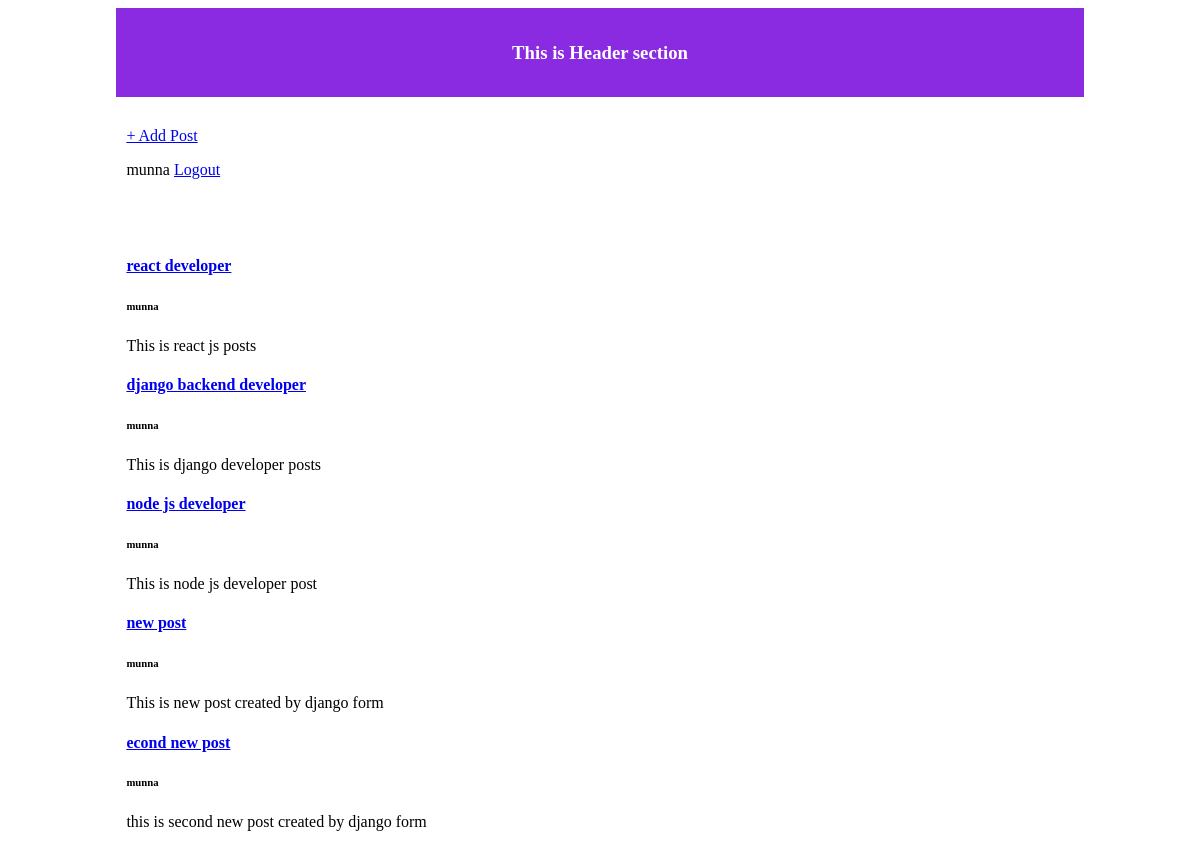
The app's page / (signed in) with its own data.
### blogs/models.py (models this page shows, shortened)
class Post(models.Model):
    title = models.CharField(max_length=200)
    author = models.ForeignKey("auth.User", on_delete=models.CASCADE)
    body = models.TextField()

### blogs/views.py (the view)
# urls.py: path("", BlogPostView.as_view(), name="blog_post"),
class BlogPostView(ListView):
    model = Post
    template_name = "home.html"

### templates/home.html (shortened to what this page needs)
{% extends "base.html" %}
{% block content %}
<div>
    {% for post in object_list %}
    <div>
        <h4><a href="{% url 'post_details' post.pk %}">{{ post.title }}</a></h4>
        <h6>{{ post.author }}</h6>
        <p>{{ post.body }}</p>
    </div>
    {% endfor %}
</div>
{% endblock content%}

### templates/base.html (shortened to what this page needs)
{% load static %}
<!DOCTYPE html>
<html lang="en">
  <head>
    <link rel="stylesheet" href="{% static 'css/base.css'%}" />
  </head>
  <body>
    <header class="header">
      <h3>This is Header section</h3>
    </header>
    <div class="post_details">
      {% if user.is_authenticated %}
      <a href="{% url 'new_post' %}">+ Add Post</a>
      {% endif %} {% if user.is_authenticated %}
      <p>{{user.username}} <a href="{% url 'logout' %}">Logout</a></p>
      {% else %}
      <a href="{% url 'login' %}" style="margin-left: 20px">login</a>
      {% endif %}
    </div>
    <div class="post_details">{% block content %} {% endblock content %}</div>
  </body>
</html>

### static/css/base.css (style rules this page uses)
.header { width: 80%; margin: 0px auto; background-color: blueviolet; padding: 15px 10px; text-align: center; color: white; }
.post_details { width: 80%; margin: 20px auto; padding: 10px; }

### records on screen
Post: title "react developer", author "munna", body "This is react js posts"
Post: title "django backend developer", author "munna", body "This is django developer posts"
Post: title "node js developer", author "munna", body "This is node js developer post"
Post: title "new post", author "munna", body "This is new post created by django form"
Post: title "econd new post", author "munna", body "this is second new post created by django form"

### other values on screen
{{ user.username }} "munna"
